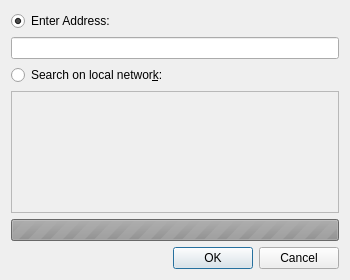
<?xml version="1.0" encoding="UTF-8"?>
<ui version="4.0">
 <class>GameJoinDialog</class>
 <widget class="QDialog" name="GameJoinDialog">
  <property name="geometry">
   <rect>
    <x>0</x>
    <y>0</y>
    <width>350</width>
    <height>280</height>
   </rect>
  </property>
  <property name="windowTitle">
   <string>Join game</string>
  </property>
  <layout class="QVBoxLayout" name="verticalLayout_3">
   <item>
    <layout class="QVBoxLayout" name="verticalLayout">
     <item>
      <widget class="QRadioButton" name="radioButtonAddress">
       <property name="text">
        <string>Enter Address:</string>
       </property>
       <property name="checked">
        <bool>true</bool>
       </property>
      </widget>
     </item>
     <item>
      <widget class="QLineEdit" name="lineEditAddress"/>
     </item>
    </layout>
   </item>
   <item>
    <layout class="QVBoxLayout" name="verticalLayout_2">
     <item>
      <widget class="QRadioButton" name="radioButtonLan">
       <property name="text">
        <string>Search on local networ&amp;k:</string>
       </property>
      </widget>
     </item>
     <item>
      <widget class="QListView" name="listViewLan">
       <property name="enabled">
        <bool>false</bool>
       </property>
      </widget>
     </item>
     <item>
      <widget class="QProgressBar" name="progressBarLan">
       <property name="enabled">
        <bool>false</bool>
       </property>
       <property name="maximum">
        <number>0</number>
       </property>
       <property name="value">
        <number>-1</number>
       </property>
       <property name="textVisible">
        <bool>false</bool>
       </property>
      </widget>
     </item>
    </layout>
   </item>
   <item>
    <widget class="QDialogButtonBox" name="buttonBox">
     <property name="standardButtons">
      <set>QDialogButtonBox::Cancel|QDialogButtonBox::Ok</set>
     </property>
    </widget>
   </item>
  </layout>
 </widget>
 <resources/>
 <connections/>
</ui>
